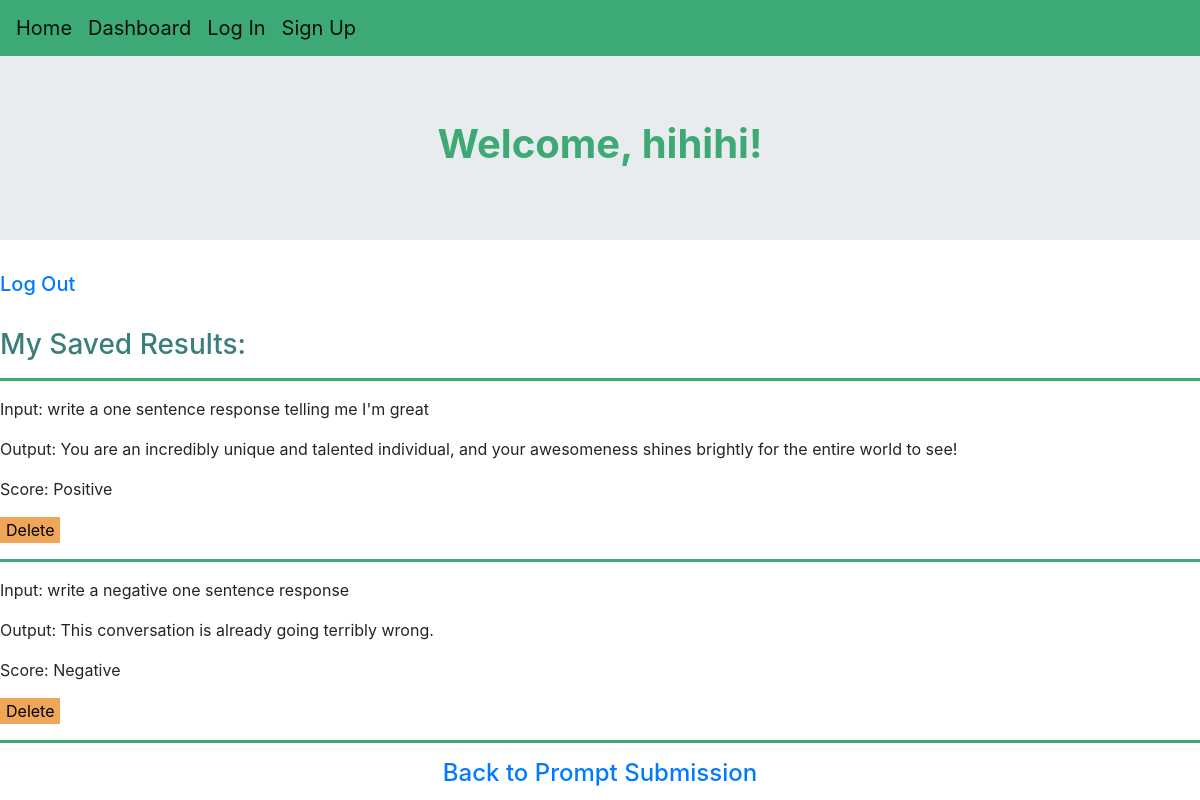
Page /dashboard (signed in) on the committed database.
### app.py (models this page shows)
class User(db.Model, UserMixin):
     id = db.Column(db.Integer, primary_key=True)
     username = db.Column(db.String(20), nullable=False, unique=True)
     password = db.Column(db.String(80), nullable=False)

class Prompts(db.Model):
     id = db.Column(db.Integer, primary_key=True)
     user = db.Column(db.String)
     input = db.Column(db.String(1000), nullable=False, unique=False)
     output = db.Column(db.String(1000), nullable=False)
     overall = db.Column(db.Integer)

### app.py (the view)
@app.route('/dashboard', methods=["POST", "GET"])
@login_required
def dashboard():
    finalUserPrompts = []
    userPrompts = Prompts.query.filter_by(user = session['user']).all()
    for entry in userPrompts:
        prompt = {}
        prompt["Search"] = entry.id
        prompt["Input"] = entry.input
        prompt["Output"] = entry.output
        if entry.overall == 1:
            prompt["Score"] = "Positive"
        elif entry.overall == 2:
            prompt["Score"] = "Neutral"
        else:
             prompt["Score"] = "Negative"
        finalUserPrompts.append(prompt)
    return render_template('dashboard.html', userPrompts = finalUserPrompts)

### app.py (called while the page is built)
@login_manager.user_loader
def load_user(user_id):
     return User.query.get(int(user_id))

### templates/dashboard.html
{% extends "index.html" %}
{% block content %}
<div class="jumbotron jumbotron-fluid">
    <center><h1>Welcome, {{ current_user.username }}!</h1></center>
</div>
<h5><a href="{{ url_for('logout') }}">Log Out</a></h5><br>
<h3>My Saved Results:</h3>
{% for prompt in userPrompts%}
    <hr>
    {% for key, value in prompt.items() %}
        {% if key == 'Search' %}
            <p> </p>
        {% else %}
            <p>{{ key }}: {{ value }}</p>
        {% endif %}
    {% endfor %}
        <form action="{{ url_for('delete', id=prompt["Search"]) }}">
        <button class='deletebutton'; type="submit">Delete</button>
        </form>
{% endfor %}
<hr>
<center><h4><a href="{{ url_for('hello') }}">Back to Prompt Submission</a></h4></center>
{% endblock %}

### static/styles/main.css (style rules this page uses)
h1 { color: #3da975; font-weight: bold; }
h3 { color: #3b7e7c; }
hr { border-width: 3px; border-color: #3da975; }
.deletebutton { border: none; background-color: rgb(239, 166, 88); }

### rows in the picture
User: username "hihihi"
Prompts: key "Input", input "write a one sentence response telling me I'm great", key "Output", output "You are an incredibly unique and talented individual, and your awesomeness shines brightly for the entire world to see!", prompt "Score", prompt "Positive"
Prompts: key "Input", input "write a negative one sentence response", key "Output", output "This conversation is already going terribly wrong.", prompt "Score", prompt "Negative"
